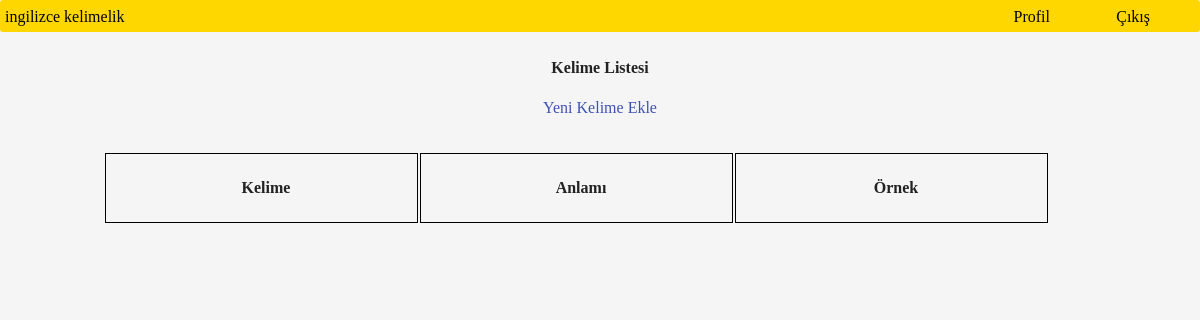
/box.php?b_id=11 (signed in), run on an earlier commit of the app's database.
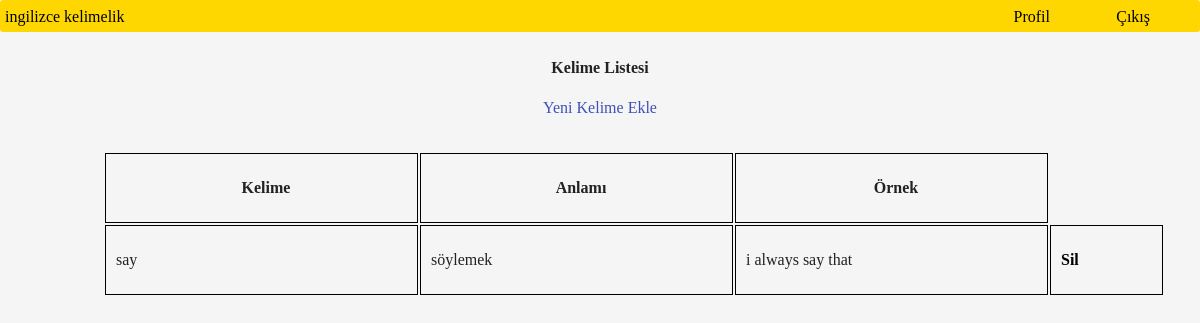
And on a later commit of the database.
### tables this page shows
CREATE TABLE `vocabulary` (
  `v_id` int(11) NOT NULL,
  `v_name` text NOT NULL,
  `v_trans` text NOT NULL,
  `v_example` text NOT NULL,
  `u_id` int(11) NOT NULL,
  `b_id` int(11) NOT NULL
);

### connection.php (called while the page is built)
<?php
    $host       =   "localhost:8889";
    $db_name    =   "ingilizcekelimelik";
    $user       =   "root";
    $pass       =   "root";
    try{
        $baglan = new PDO("mysql:host=".$host.";dbname=".$db_name, $user,$pass);
        $baglan->exec("set names utf8");
    }catch(PDOException $e){
        echo $e->getMessage();
    }
    require_once 'class.crud.php';
    $crud = new crud($baglan);
?>

### Class.crud.php (called while the page is built, shortened)
<?php
class crud{
    private $db;
    function __construct($baglan){
        $this->db = $baglan;
    }
    public function getVocInBox($b_id,$u_id)
    {
        try {
            $vocabularies = $this->db->prepare("select * from vocabulary where b_id = ? and u_id = ?");
            $vocabularies->bindParam(1,$b_id);
            $vocabularies->bindParam(2,$u_id);
            $check = $vocabularies->execute();
            if ($check) {
                return $vocabularies->fetchAll();
            }return null;
        } catch (PDOException $e) {
            echo $e->getMessage();
        }
    }
}
?>

### box.php (the view, shortened to what this page needs)
<?php
	require_once "connection.php";
	require_once "base.php";
	if ($_SESSION) {
?>
	<br>
		<div class="center"><b>Kelime Listesi</b> <p><a href="vocabulary.php" class="a-blue">Yeni Kelime Ekle</a></p></div>
<?php
		if ($_GET['b_id']) {
			$voc = $crud->getVocInBox($_GET['b_id'],$_SESSION['id']);
?>
<div class="gobek4">
	<table style="width:100%">
  		<tr class="center">
	    	<td><b>Kelime</b></td>
	    	<td><b>Anlamı</b></td>
	    	<td><b>Örnek</b></td>
  		</tr>
<?php
		foreach ($voc as $v) {
?>
		<tr>
    		<td><?php echo $v['v_name'];?></td>
    		<td><?php echo $v['v_trans'];?></td>
    		<td><?php echo $v['v_example'];?></td>
    		<td class="small"><b><a href="box.php?b_id=<?php echo $v['b_id'];?>&d_id=<?php echo $v['v_id'];?>">Sil</a></b></td>
  		</tr>
<?php
		}
?>
	</table>
</div>
<?php
		}else{
			header("Location:profile.php");
		}
	}else{
		header("Location:login.php");
	}
?>

### base.php
<?php
	echo '<html>
<head>
	<title></title>
	<link rel="stylesheet" type="text/css" href="master.css">
	<meta charset="utf-8">
</head>
<body>
	<div class="nav">
		<div>
		<a href="index.php">ingilizce kelimelik</a>
		<a class="right2" href="profile.php">Profil</a>
		<a class="right" href="logout.php">Çıkış</a>
		</div>
	</div>';
 ?>

### master.css (style rules this page uses)
body { font: normal 16px/150% Merriweather, Lucida Grande, Georgia, serif; color: #222; background: #f5f5f5; margin: 0; }
.nav { background: gold; height: 27px; padding-top: 5px; padding-left: 5px; border-radius: 3px; }
td { width: 300px; height: 70px; border: 1px solid black; padding-left: 10px; }
.small { width: 100px; height: 70px; border: 1px solid black; padding-left: 10px; }
.right { position: absolute; right: 50px; }
.right2 { position: absolute; right: 150px; }
a { color: black; }
a:link { text-decoration: none; }
.a-blue { text-decoration: none; color: #3F51B5; }
.gobek4 { margin-top: 10px; padding-top: 5px; height: 300px; padding-left: 3px; float: left; margin-left: 100px; position: absolute; width: auto; margin-right: 10px; }
.center { text-align: center; }

What changed in the data, as far as the page shows it:
added vocabulary: v_name "say", v_trans "söylemek", v_example "i always say that"
